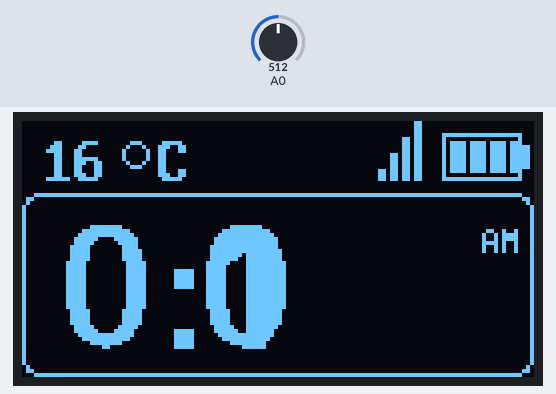
Bench run of a sketch on a simulated Arduino Uno, built with avr-gcc and run on an emulated ATmega328P. Parts: 128×64 one-colour display. The test bench sets the inputs (shaded band); at power-on: A0 = 512. What the sketch prints to the serial monitor is not drawn.

Above: at 1.2 s.
1.3 s: A0 set to 122
At 2.0 s:
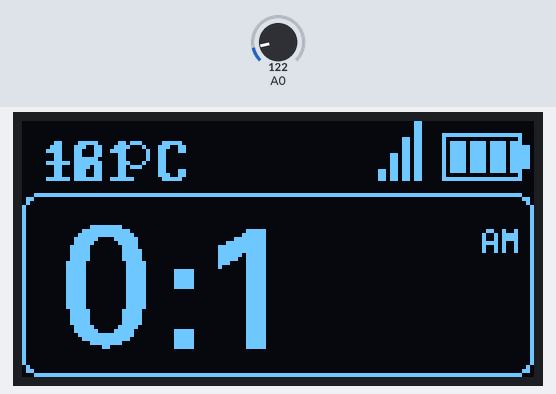
3.6 s: A0 set to 0
At 4.2 s:
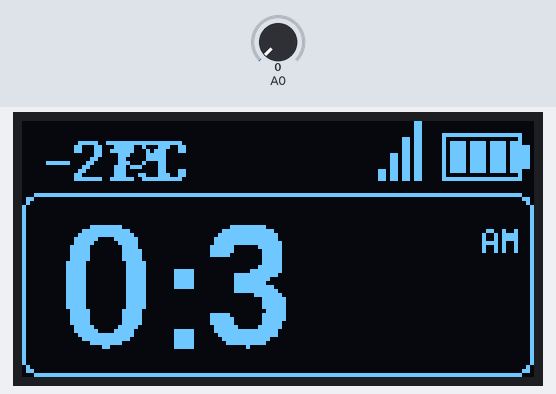
5.8 s: A0 set to 20
At 6.4 s:
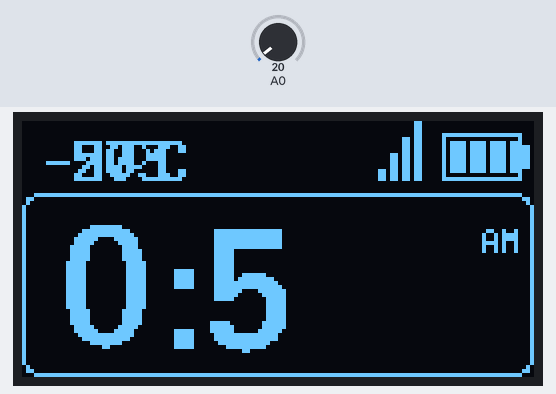
8.0 s: A0 set to 511
At 8.6 s:
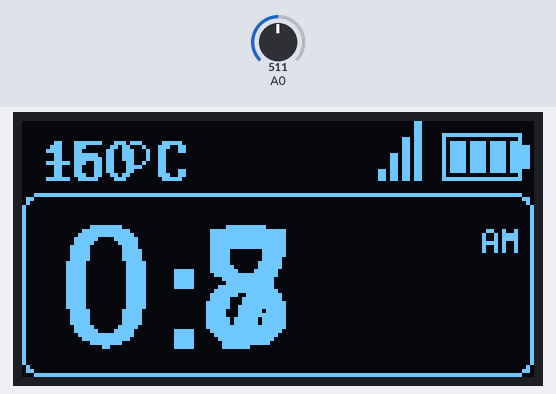
Timing chart, 0 to 11.0 s (numbered marks = the images above; inputs shaded):
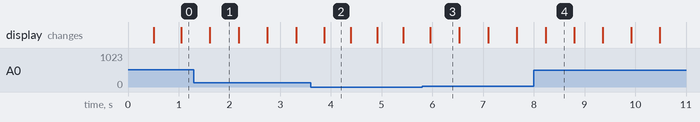

Measured:
- what the display in image 1 shows lasts 0.6 s, from 1.6 s to 2.2 s
- what the display in image 2 shows lasts 0.5 s, from 3.9 s to 4.4 s

The sketch:

u8glib_ssd1306_128x64.ino
```cpp
// Programa: Teste Display OLED SSD1306
// Autor: FILIPEFLOP

#include "U8glib.h"

// setup u8g object, please remove comment from one of the following constructor calls
// IMPORTANT NOTE: The following list is incomplete. The complete list of supported
// devices with all constructor calls is here: http://code.google.com/p/u8glib/wiki/device

//U8GLIB_ST7920_192X32_4X u8g(10);      // SPI Com: SCK = en = 13, MOSI = rw = 11, CS = di = 10, HW SPI
//U8GLIB_ST7920_202X32_1X u8g(8, 9, 10, 11, 4, 5, 6, 7, 18, 17, 16);   // 8Bit Com: D0..D7: 8,9,10,11,4,5,6,7 en=18, di=17,rw=16
//U8GLIB_ST7920_202X32_4X u8g(8, 9, 10, 11, 4, 5, 6, 7, 18, 17, 16);   // 8Bit Com: D0..D7: 8,9,10,11,4,5,6,7 en=18, di=17,rw=16
//U8GLIB_ST7920_202X32_1X u8g(18, 16, 17);  // SPI Com: SCK = en = 18, MOSI = rw = 16, CS = di = 17
//U8GLIB_DOGXL160_2X_GR u8g(13, 11, 10, 9); // SPI Com: SCK = 13, MOSI = 11, CS = 10, A0 = 9
//U8GLIB_PCD8544 u8g(13, 11, 10, 9, 8);     // SPI Com: SCK = 13, MOSI = 11, CS = 10, A0 = 9, Reset = 8
//U8GLIB_PCF8812 u8g(13, 11, 10, 9, 8);     // SPI Com: SCK = 13, MOSI = 11, CS = 10, A0 = 9, Reset = 8
//U8GLIB_ILI9325D_320x240 u8g(18,17,19,U8G_PIN_NONE,16 );           // 8Bit Com: D0..D7: 0,1,2,3,4,5,6,7 en=wr=18, cs=17, rs=19, rd=U8G_PIN_NONE, reset = 16
//U8GLIB_SBN1661_122X32 u8g(8,9,10,11,4,5,6,7,14,15, 17, U8G_PIN_NONE, 16);     // 8Bit Com: D0..D7: 8,9,10,11,4,5,6,7 cs1=14, cs2=15,di=17,rw=16,reset = 16
//U8GLIB_SSD1306_128X64 u8g(10, 9);     // HW SPI Com: CS = 10, A0 = 9 (Hardware Pins are  SCK = 13 and MOSI = 11)
//U8GLIB_SSD1306_128X64 u8g(U8G_I2C_OPT_DEV_0|U8G_I2C_OPT_NO_ACK|U8G_I2C_OPT_FAST); // Fast I2C / TWI
//U8GLIB_SSD1306_128X64_2X u8g(U8G_I2C_OPT_NONE);
U8GLIB_SSD1306_128X64 u8g(U8G_I2C_OPT_NO_ACK);  // Display which does not send AC

int temp() {
  // Sensor NTC em 3.5 com resistor de 10k
  double n=0; //numero que o pino A0 le
  double Rt=0; //resistencia calculada
  float t=0; //temperatura
  float v=3.5;//tensao no termistor
  n=analogRead(A0);
  v=5-(analogRead(A0)/1023.0)*5.0;//calculo da tensao no ntc
  Rt=(5*(10000/(5-v)))-10000; //calculo da resistencia do ntc no momento da leitura
  t=(1/(0.001229148+(0.000234125*log(Rt))+(0.0000000876741*pow(log(Rt),3))))-273.15;//equaÃ§Ã£o de Steinhart-Hart
  Serial.print("n= ");
  Serial.print(n);
  Serial.print("Tensao: ");
  Serial.print(v);
  Serial.print("\tResistencia: ");
  Serial.print(Rt);
  Serial.print("\tTemperatura: ");
  Serial.println(t);
  return t;
}

long day = 86400000; // 86400000 milliseconds in a day
long hour = 3600000; // 3600000 milliseconds in an hour
long minute = 60000; // 60000 milliseconds in a minute
long second =  1000; // 1000 milliseconds in a second

void printDigits(byte digits){
 // utility function for digital clock display: prints colon and leading 0
 Serial.print(":");
 if(digits < 10)
   Serial.print('0');
 Serial.print(digits,DEC);
}

void ck() {
  long timeNow = millis();
  int days = timeNow / day; //number of days
  int hours = (timeNow % day) / hour; //the remainder from days division (in milliseconds) divided by hours, this gives the full hours
  int minutes = ((timeNow % day) % hour) / minute ; //and so on...
  int seconds = (((timeNow % day) % hour) % minute) / second;

  // digital clock display of current time
 //Serial.print(days,DEC);
 //printDigits(hours);
 //printDigits(minutes);
 //printDigits(seconds);
 //Serial.println();
  //Hora
  u8g.setFont(u8g_font_fub30);
  //u8g.drawStr( 10, 57, "09:35");
  u8g.setPrintPos(10, 57);
  u8g.print(minutes);
  u8g.print(":");
  u8g.print(seconds);

  //Texto - AM
  u8g.setFont(u8g_font_5x7);
  u8g.drawStr( 115, 33, "AM");

  //moldura relogio
  u8g.drawRFrame(0,18, 128, 46, 4);
}

void draw()
{
  //Comandos graficos para o display devem ser colocados aqui
  //Seleciona a fonte de texto
  u8g.setFont(u8g_font_8x13B);

  //Linha superior - temperatura
  //u8g.drawStr( 5, 15, "23");
  u8g.setPrintPos(5, 15);
  u8g.print(temp());
  u8g.drawCircle(28,8,3);
  u8g.drawStr( 34, 15, "C");

  ck();

  //Desenho bateria
  u8g.drawRFrame(105, 3, 20,12 , 0); //box
  u8g.drawBox(125, 6, 2,6); // positivo
  //if (b == 0) {
    u8g.drawBox(107, 5, 4,8); // 1 barra
  //} else if (b == 1) {
    u8g.drawBox(112, 5, 4,8); // 2 barra
  //} else if (b == 2) {
    u8g.drawBox(117, 5, 4,8); // 3 barra
  //} else if (b == 3) {
    u8g.drawBox(122, 5, 2,8); // 1/2 barra
  //} else {
    //b=0;
  //}

  //Desenho linhas sinal
  u8g.drawVLine(99,0, 15);
  u8g.drawVLine(98,0, 15);
  u8g.drawVLine(96,4, 11);
  u8g.drawVLine(95,4, 11);
  u8g.drawVLine(93,8, 7);
  u8g.drawVLine(92,8, 7);
  u8g.drawVLine(90,12, 3);
  u8g.drawVLine(89,12, 3);
}

void setup()
{
  Serial.begin(9600);
  pinMode(A0, INPUT);
  if ( u8g.getMode() == U8G_MODE_R3G3B2 ) {
    u8g.setColorIndex(255);     // white
  }
  else if ( u8g.getMode() == U8G_MODE_GRAY2BIT ) {
    u8g.setColorIndex(3);         // max intensity
  }
  else if ( u8g.getMode() == U8G_MODE_BW ) {
    u8g.setColorIndex(1);         // pixel on
  }
  else if ( u8g.getMode() == U8G_MODE_HICOLOR ) {
    u8g.setHiColorByRGB(255,255,255);
  }
}

void loop()
{
  u8g.firstPage();
  do
  {
    draw();
  } while( u8g.nextPage() );
  delay(50);
}
```
